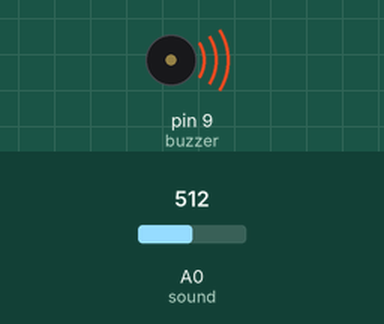
A sketch run on a simulated Arduino Uno, built with avr-gcc and run on an emulated ATmega328P. On the bench: buzzer (waves = sounding). The test bench sets the inputs (shaded band); at power-on: A0 (sound) = 512.

Above: at 5.8 s.
5.9 s: A0 (sound) set to 82
11.9 s: A0 (sound) set to 69
At 16.1 s:
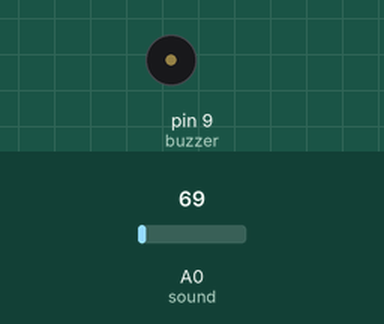
17.9 s: A0 (sound) set to 85
At 18.3 s:
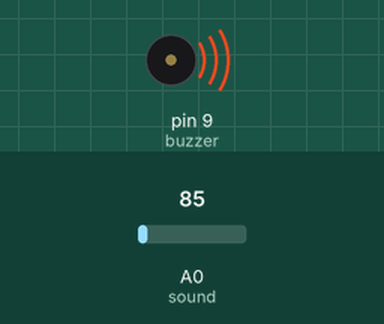
23.9 s: A0 (sound) set to 65
At 28.3 s:
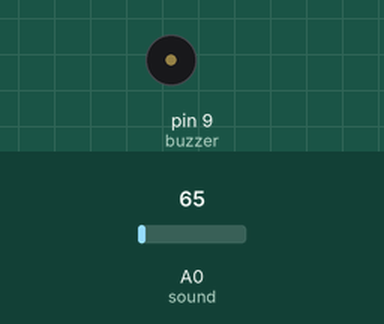
Timing chart, 0 to 29.8 s (numbered marks = the images above; inputs shaded):
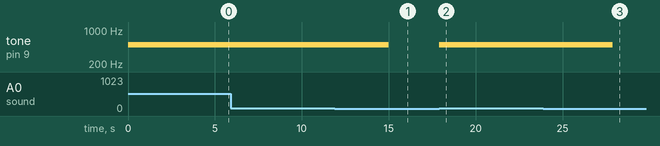

Measured:
- the behaviour switches between 76 and 75 on A0 (sound) (found by bisection; images 0 and 1)
- after the input at 5.9 s, every drawn part: stays the same
- after the input at 11.9 s, tone on pin 9 (buzzer): 500 Hz → silent after 3.1 s
- after the input at 17.9 s, tone on pin 9 (buzzer): silent → 500 Hz at once
- after the input at 23.9 s, tone on pin 9 (buzzer): 500 Hz → silent after 4.0 s

The sketch:

Noise_Alert_System.ino
```cpp
int sound = A0;
int buzzer = 9;
int threshold = 75;


void setup() {

  pinMode(buzzer, OUTPUT);

}

void loop() {


  if (analogRead(sound) > threshold) {
    tone(buzzer, 500);
    delay(5000);


  }
  else {

    noTone(buzzer);
  }


}
```
